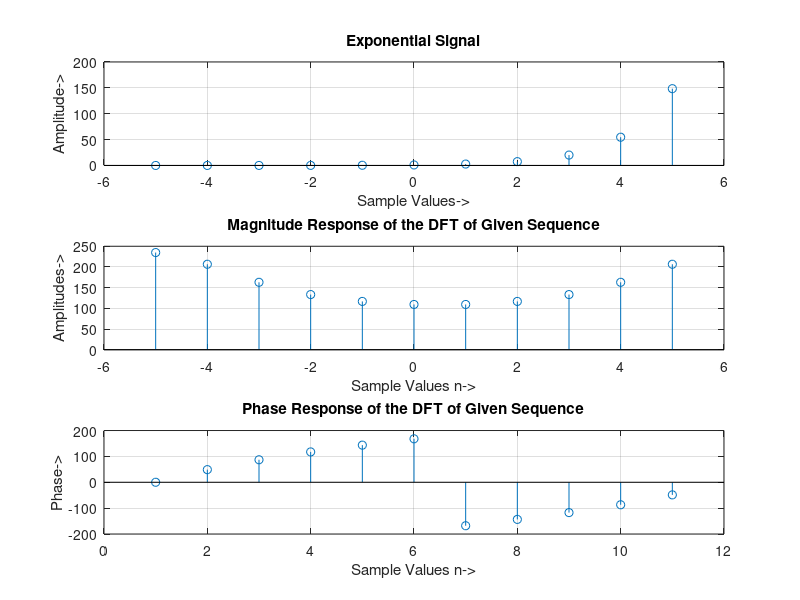

Recreate this plot in MATLAB.
%discrete unit step signal fourier transform
N = -5 : 5;
a = [exp(N)];
N = length(a);
disp('The Length of the Sequence of [a] is: ');
disp(N);
for k = 1 : N
    y(k) = 0;
    for i = 1 : N
        y(k) = y(k) + a(i) * exp((-2 * pi * 1i / N) * ((i - 1) * (k - 1))); 
    end
end

k = 1 : N;
M = -5 : 5;
subplot(311);
stem(M, a);
grid;
xlabel('Sample Values->');
ylabel('Amplitude->');
title('Exponential Signal');
disp('The Fourier Transform is');
disp(y(k));
subplot(312);
stem(M, abs(y(k)));
grid;
xlabel('Sample Values n->');
ylabel('Amplitudes->');
title('Magnitude Response of the DFT of Given Sequence');
subplot(313);
stem(angle(y(k)) * (180 / pi));
grid;
xlabel('Sample Values n->');
ylabel('Phase->');
title('Phase Response of the DFT of Given Sequence');